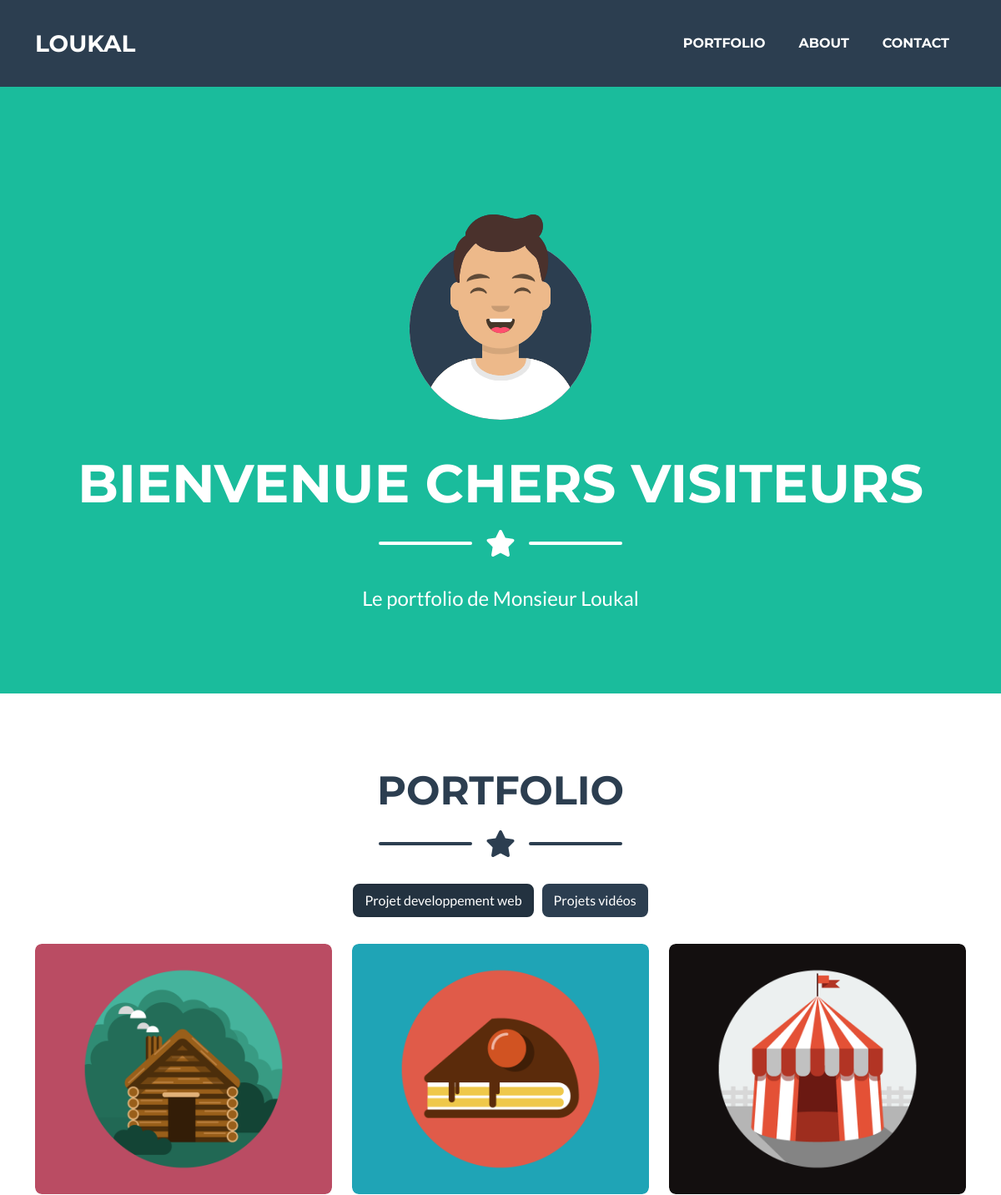
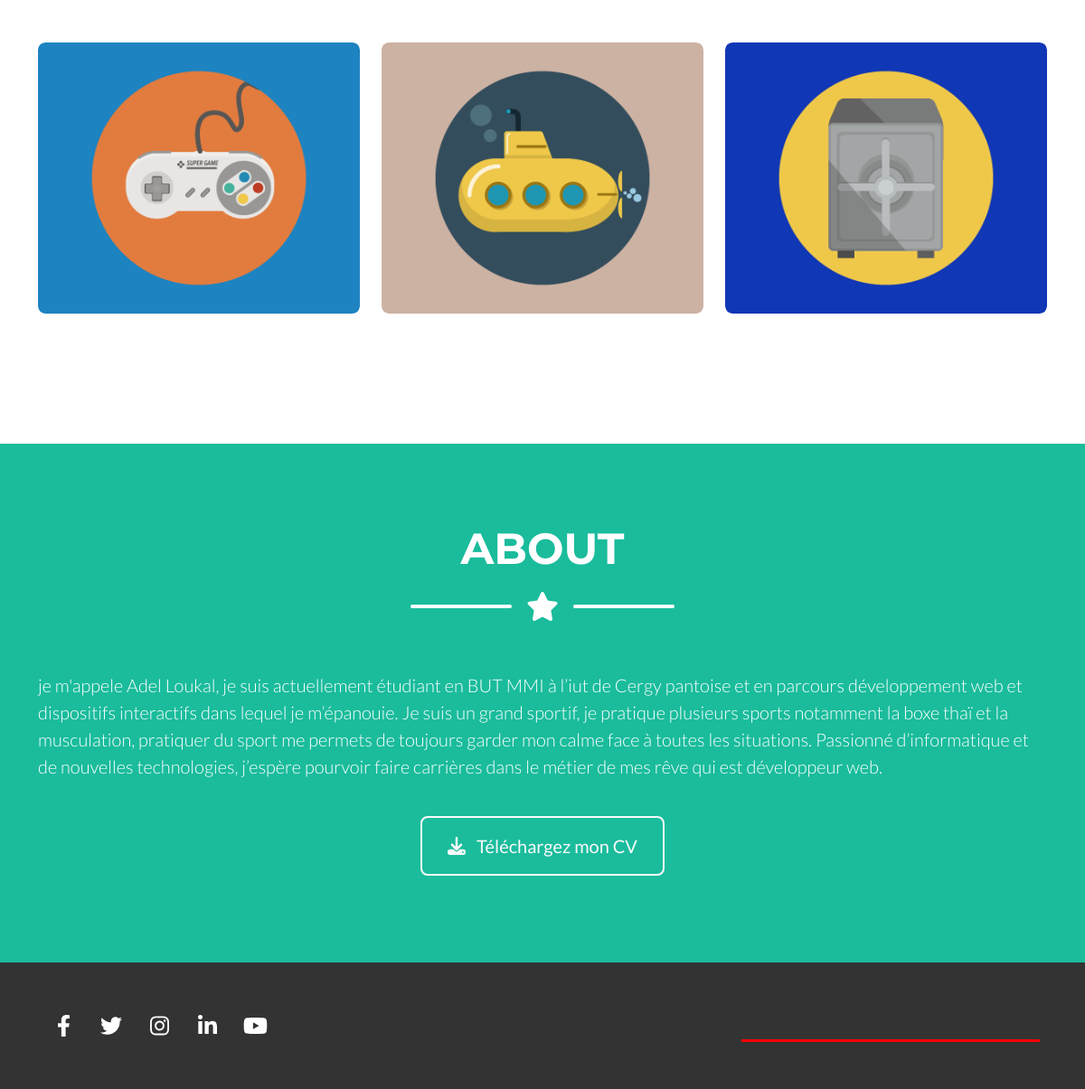
The page / on the database its author committed (2 pictures, top to bottom).
### tables this page shows
CREATE TABLE `portfolio` (
  `id` int(11) NOT NULL,
  `titre` varchar(255) DEFAULT NULL,
  `image` varchar(255) NOT NULL,
  `description` text NOT NULL,
  `categorie` varchar(255) NOT NULL
);

CREATE TABLE `About` (
  `id` int(11) NOT NULL,
  `nom` varchar(100) NOT NULL,
  `prenom` varchar(100) NOT NULL,
  `fonction` varchar(150) NOT NULL,
  `description` text NOT NULL
);

### section-portfolio.php (the view, shortened to what this page needs)
<!DOCTYPE html>
<html lang="en">
<head>
    <link href="css/styles.css" rel="stylesheet" />
</head>
<?php
$host = 'localhost';
$dbname = 'nom_etudiant_portfolio';
$username = 'root';
$password = 'root';
try {
    $bdd = new PDO("mysql:host=$host;dbname=$dbname", $username, $password);
    $bdd->setAttribute(PDO::ATTR_ERRMODE, PDO::ERRMODE_EXCEPTION);
} catch (PDOException $e) {
    echo "Erreur : " . $e->getMessage();
}
$req = $bdd->query("SELECT * FROM portfolio");
$donnees = $req->fetchAll(PDO::FETCH_ASSOC);
?>
<section class="page-section portfolio" id="images-section">
    <div class="container">
        <h2 class="page-section-heading text-center text-uppercase text-secondary mb-0">Portfolio</h2>
        <div class="divider-custom">
            <div class="divider-custom-line"></div>
            <div class="divider-custom-icon">
                <i class="fas fa-star"></i>
            </div>
            <div class="divider-custom-line"></div>
        </div>
        <center>
            <div class="container">
                <div class="d-flex justify-content-center mb-2" role="group" aria-label="Filtrer les éléments">
                    <a href="index.php#images-section"><button type="button" class="btn btn-secondary btn-filter active"
                            data-filter="all">Projet developpement web</button></a>
                    <span style="width:10px;"></span>
                    <a href="section—video.php#videos-section"><button type="button"
                            class="btn btn-secondary btn-filter" data-filter="video">Projets vidéos</button></a>
                </div>
            </div>
        </center> <br>
        <div class="row justify-content-center portfolio-items">
            <?php foreach ($donnees as $donnee): ?>
                <div class="col-md-6 col-lg-4 mb-5 portfolio-item" data-filter="<?= $donnee['categorie'] ?>">
                    <div class="portfolio-item mx-auto" data-bs-toggle="modal"
                        data-bs-target="#portfolioModal<?= $donnee['id'] ?>" id="portfolio<?= $donnee['id'] ?>">
                        <img class="img-fluid rounded" src="assets/img/portfolio/<?= $donnee['image'] ?>"
                            alt="<?= $donnee['titre'] ?>" style="object-fit: cover; width: 100%; height: 300px;">
                    </div>
                </div>
            <?php endforeach; ?>
        </div>
    </div>
</section>

### nav.php (shortened to what this page needs)
<!DOCTYPE html>
<html lang="en">
<head>
    <link href="css/styles.css" rel="stylesheet" />
</head>
<nav class="navbar navbar-expand-lg bg-secondary text-uppercase fixed-top" id="mainNav">
    <div class="container">
        <a class="navbar-brand fade-up" href="index.php">Loukal</a>
        <div class="collapse navbar-collapse" id="navbarResponsive">
            <ul class="navbar-nav ms-auto">
                <li class="nav-item mx-0 mx-lg-1">
                    <a class="nav-link py-3 px-0 px-lg-3 rounded" href="index.php#images-section">Portfolio</a>
                </li>
                <li class="nav-item mx-0 mx-lg-1">
                    <a class="nav-link py-3 px-0 px-lg-3 rounded" href="index.php#about">About</a>
                </li>
                <li class="nav-item mx-0 mx-lg-1">
                    <a class="nav-link py-3 px-0 px-lg-3 rounded" href="contact.php">Contact</a>
                </li>
            </ul>
        </div>
    </div>
</nav>

### Index.php
<?php
include_once('nav.php');
?> <br><br>
<?php
include_once('presentation.php');
?>
<?php
include_once('section-portfolio.php');
?>
<?php
include_once('about.php');
?>
<?php
include_once('Footer.php');
?>

### Presentation.php (shortened to what this page needs)
<!DOCTYPE html>
<html lang="en">
<head>
    <link href="css/styles.css" rel="stylesheet" />
</head>
<header class="masthead bg-primary text-white text-center">
    <div class="container d-flex align-items-center flex-column">
        <img class="masthead-avatar mb-5" src="assets/img/avataaars.svg" alt="..." style="border-radius: 50%;" />
        <h4 class="masthead-heading text-uppercase mb-0">
            <?php
            if (isset($_SESSION['username'])) {
                echo "Bienvenue, " . $_SESSION['username'] . "!";
            } else {
                echo "Bienvenue chers visiteurs";
            }
            ?>
        </h4>
        <div class="divider-custom divider-light">
            <div class="divider-custom-line"></div>
            <div class="divider-custom-icon"><i class="fas fa-star"></i></div>
            <div class="divider-custom-line"></div>
        </div>
        <p class="masthead-subheading font-weight-light mb-0">
            <?php
            if (isset($_SESSION['username'])) {
                echo "Admin";
            } else {
                echo "Le portfolio de Monsieur Loukal";
            }
            ?>
        </p>
    </div>
</header>

### About.php (shortened to what this page needs)
<?php
include_once('PDOconfig.php');
?>
<!DOCTYPE html>
<html lang="en">
<head>
    <link href="css/styles.css" rel="stylesheet" />
</head>
<section class="page-section bg-primary text-white mb-0" id="about">
    <div class="container">
        <h2 class="page-section-heading text-center text-uppercase text-white">
            About
        </h2>
        <div class="divider-custom divider-light">
            <div class="divider-custom-line"></div>
            <div class="divider-custom-icon"><i class="fas fa-star"></i></div>
            <div class="divider-custom-line"></div>
        </div> <br>
        <div class="row">
            <div class="ms-auto">
                <?php
                $query = $connexion->query("SELECT * FROM about");
                $row = $query->fetch();
                ?>
                <p class="lead">
                    <?php echo $row['description']; ?>
                </p>
            </div>
        </div>
        <div class="text-center mt-4">
            <a class="btn btn-xl btn-outline-light" download="assets/img/CV_Loukal_Adel.pdf" target="_blank"
                href="http://aloukal.alwaysdata.net/wp-content/uploads/2023/01/CV-2022-2023.pdf">
                <i class="fas fa-download me-2"></i>
                Téléchargez mon CV
            </a>
        </div>
    </div>
</section>

### Footer.php (shortened to what this page needs)
<!DOCTYPE html>
<html lang="en">
<head>
    <link href="css/styles.css" rel="stylesheet" />
</head>
<body>
</body>
<footer>
    <div class="social-media">
        <a href="#" class="icon facebook"><i class="fab fa-facebook-f"></i></a>
        <a href="#" class="icon twitter"><i class="fab fa-twitter"></i></a>
        <a href="#" class="icon instagram"><i class="fab fa-instagram"></i></a>
        <a href="#" class="icon linkedin"><i class="fab fa-linkedin-in"></i></a>
        <a href="#" class="icon youtube"><i class="fab fa-youtube"></i></a>
    </div>
    <div class="animated-text animate-on-scroll">
        <div class="line"></div>
    </div>
</footer>
</html>

### Footer.php (style rules this page uses)
footer { background-color: #333; color: #fff; padding: 50px; display: flex; justify-content: space-between; align-items: center; flex-wrap: wrap; }
.icon { display: inline-block; color: #fff; background-color: transparent; margin-right: 10px; font-size: 24px; border-radius: 50%; height: 40px; width: 40px; text-align: center; line-height: 40px; transition: all 0.3s ease; }
.animated-text { position: relative; }
.line { position: absolute; bottom: 0; left: 0; height: 3px; background-color: red; width: 0; animation: type 2s forwards; }

### rows shown on the page
portfolio: image (picture)
portfolio: image (picture)
portfolio: image (picture)
portfolio: image (picture)
portfolio: image (picture)
portfolio: image (picture)
about: description "je m'appele Adel Loukal, je suis actuellement étudiant en BUT MMI à l’iut de Cergy pantoise et en parcours développement web et dispositifs interactifs dans lequel je m’épanouie. Je suis un grand sportif, je pratique plusieurs sports notamment la boxe thaï et la musculation, pratiquer du sport me permets de toujours garder mon calme face à toutes les situations. Passionné d’informatique et de nouvelles technologies, j’espère pourvoir faire carrières dans le métier de mes rêve qui est développeur web."
